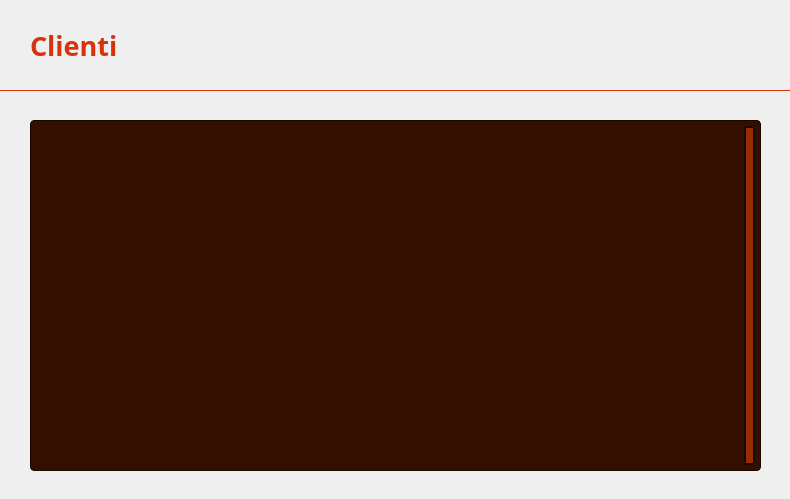
<?xml version="1.0" encoding="UTF-8"?>
<ui version="4.0">
 <class>VistaVisualizzaClientiAmministratore</class>
 <widget class="QWidget" name="VistaVisualizzaClientiAmministratore">
  <property name="geometry">
   <rect>
    <x>0</x>
    <y>0</y>
    <width>790</width>
    <height>499</height>
   </rect>
  </property>
  <property name="windowTitle">
   <string>Clienti - CineMax</string>
  </property>
  <widget class="QLabel" name="Sfondo">
   <property name="geometry">
    <rect>
     <x>0</x>
     <y>90</y>
     <width>791</width>
     <height>411</height>
    </rect>
   </property>
   <property name="font">
    <font>
     <family>Segoe UI</family>
    </font>
   </property>
   <property name="styleSheet">
    <string notr="true">QLabel {
    background: qlineargradient(
        x1: 0, y1: 1,
        x2: 0, y2: 0,
        stop: 0 #210A00,
        stop: 1 #7D2100
    );
}</string>
   </property>
   <property name="text">
    <string/>
   </property>
  </widget>
  <widget class="QLabel" name="labelTitolo">
   <property name="geometry">
    <rect>
     <x>30</x>
     <y>10</y>
     <width>201</width>
     <height>71</height>
    </rect>
   </property>
   <property name="font">
    <font>
     <family>Segoe UI Variable</family>
     <pointsize>20</pointsize>
     <bold>true</bold>
    </font>
   </property>
   <property name="styleSheet">
    <string notr="true">QLabel {
    color: #D7320C;
}</string>
   </property>
   <property name="text">
    <string>Clienti</string>
   </property>
   <property name="alignment">
    <set>Qt::AlignmentFlag::AlignLeading|Qt::AlignmentFlag::AlignLeft|Qt::AlignmentFlag::AlignVCenter</set>
   </property>
  </widget>
  <widget class="ClickableLabel" name="labelIndietroButton">
   <property name="geometry">
    <rect>
     <x>700</x>
     <y>10</y>
     <width>63</width>
     <height>61</height>
    </rect>
   </property>
   <property name="text">
    <string/>
   </property>
   <property name="pixmap">
    <pixmap>Viste/Immagini/IndietroButtonAmministratore.png</pixmap>
   </property>
   <property name="scaledContents">
    <bool>true</bool>
   </property>
  </widget>
  <widget class="QLabel" name="labelBarra">
   <property name="geometry">
    <rect>
     <x>0</x>
     <y>0</y>
     <width>791</width>
     <height>91</height>
    </rect>
   </property>
   <property name="styleSheet">
    <string notr="true">QLabel {
    background: qlineargradient(
        x1: 0, y1: 1,
        x2: 0, y2: 0,
        stop: 0 #961E00,
        stop: 1 #B42100
    );
    border: 1px solid #D7320C;
    border-top: none;
    border-left: none;
    border-right: none;
}</string>
   </property>
   <property name="text">
    <string/>
   </property>
  </widget>
  <widget class="QTableView" name="tableViewClienti">
   <property name="geometry">
    <rect>
     <x>30</x>
     <y>120</y>
     <width>731</width>
     <height>351</height>
    </rect>
   </property>
   <property name="styleSheet">
    <string notr="true">QTableView {
    background-color: #320F00;
    color: #962D00;
    border: 1px solid #190700;
    border-radius: 4px;
	font-size: 11px;
}

QTableView:focus {
    outline: none;
}

QHeaderView::section {
    background-color: #5A1A00;
    color: #C83C00;
    border: 1px solid #3B0E00;
	border-left: none;
    border-right: none;
	text-align: left;
    padding: 3px;
}

QTableView::item {
	border: 1px solid #190700;
    border-left: none;
    border-right: none;
	border-bottom: none;
}

QTableView::item:selected {
    background-color: #C83200;
    color: #FF3C00;
}

QTableView QScrollBar:vertical {
	background: #B43700;
	border: 2px solid #190700;
    border-radius: 4px;
    width: 21px;
    margin: 5px;
}

QTableView QScrollBar::handle:vertical {
	background: #962D00;
    min-height: 20px;
    border-radius: 4px;
}

QTableView QScrollBar::handle:vertical:hover {
    background: #C83200;
}

QTableView QScrollBar::add-line:vertical, QScrollBar::sub-line:vertical {
	background: none;
    border: none;
}</string>
   </property>
   <property name="verticalScrollBarPolicy">
    <enum>Qt::ScrollBarPolicy::ScrollBarAlwaysOn</enum>
   </property>
   <property name="horizontalScrollBarPolicy">
    <enum>Qt::ScrollBarPolicy::ScrollBarAlwaysOff</enum>
   </property>
   <property name="sizeAdjustPolicy">
    <enum>QAbstractScrollArea::SizeAdjustPolicy::AdjustToContents</enum>
   </property>
   <property name="tabKeyNavigation">
    <bool>false</bool>
   </property>
   <property name="showDropIndicator" stdset="0">
    <bool>false</bool>
   </property>
   <property name="dragDropOverwriteMode">
    <bool>false</bool>
   </property>
   <property name="selectionMode">
    <enum>QAbstractItemView::SelectionMode::SingleSelection</enum>
   </property>
   <property name="selectionBehavior">
    <enum>QAbstractItemView::SelectionBehavior::SelectRows</enum>
   </property>
   <property name="showGrid">
    <bool>false</bool>
   </property>
   <property name="cornerButtonEnabled">
    <bool>false</bool>
   </property>
   <attribute name="horizontalHeaderHighlightSections">
    <bool>false</bool>
   </attribute>
   <attribute name="verticalHeaderVisible">
    <bool>false</bool>
   </attribute>
   <attribute name="verticalHeaderMinimumSectionSize">
    <number>25</number>
   </attribute>
   <attribute name="verticalHeaderDefaultSectionSize">
    <number>25</number>
   </attribute>
   <attribute name="verticalHeaderHighlightSections">
    <bool>false</bool>
   </attribute>
  </widget>
  <zorder>Sfondo</zorder>
  <zorder>labelBarra</zorder>
  <zorder>labelTitolo</zorder>
  <zorder>labelIndietroButton</zorder>
  <zorder>tableViewClienti</zorder>
 </widget>
 <customwidgets>
  <customwidget>
   <class>ClickableLabel</class>
   <extends>QLabel</extends>
   <header>Viste.clickablelabel.h</header>
  </customwidget>
 </customwidgets>
 <resources/>
 <connections/>
</ui>
